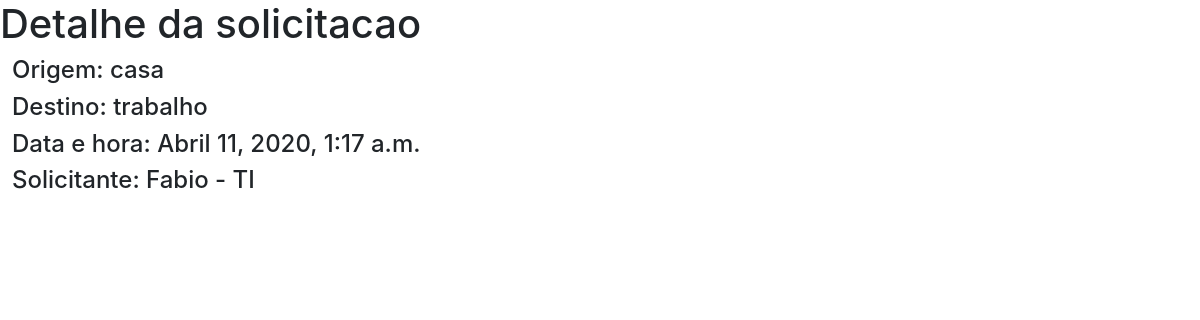
/transporte/solicitacoes/1/, run on the app's committed database.
### app_transporte/models.py (models this page shows, shortened)
class Solicitacao(models.Model):
    origem= models.CharField(max_length= 150, blank= True, null= True)
    destino= models.CharField(max_length= 150, blank= True, null= True)
    data_hora= models.DateTimeField()
    solicitacao= models.ForeignKey(Funcionario, on_delete = models.CASCADE, blank = True, null = True)

class Funcionario(models.Model):
    nome= models.CharField(max_length= 150, blank= True, null= True)
    matricula= models.CharField(max_length= 150, blank= True, null= True)
    departamento= models.ForeignKey(Departamento, on_delete = models.CASCADE, blank = True, null = True)
    def __str__(self):
        return '{} - {}'.format(self.nome, self.departamento)

class Departamento(models.Model):
    nome= models.CharField(max_length= 150, blank= True, null= True)
    def __str__(self):
        return self.nome

### app_transporte/views.py (the view)
# urls.py: path('solicitacoes/<int:id_solicitacao>/', dtl_solicitacao, name= 'solicitações'),
def dtl_solicitacao(request, id_solicitacao):
    try:
        dtlsolicitacao= Solicitacao.objects.get(pk= id_solicitacao)
    except Exception:
        raise Http404('Solicitação não encontrada')
    return render(request, 'app/detalheSolicitacao.html', {'dtlsolicitacao': dtlsolicitacao})

### app_transporte/templates/app/detalheSolicitacao.html (shortened to what this page needs)
<!doctype html>
<html lang="en">
  <head>
    <link rel="stylesheet" href="https://stackpath.bootstrapcdn.com/bootstrap/4.4.1/css/bootstrap.min.css">
  </head>
  <body>
    <h1>Detalhe da solicitacao</h1>
    <h4 style= "float:right; width: 99% ">Origem: {{dtlsolicitacao.origem }}</h4>
    <h4 style= "float:right; width: 99% ">Destino: {{dtlsolicitacao.destino}}</h4>
    <h4 style= "float:right; width: 99% ">Data e hora: {{dtlsolicitacao.data_hora}}</h4>
    <h4 style= "float:right; width: 99% ">Solicitante: {{dtlsolicitacao.solicitacao}}</h4>
  </body>
</html>

### data on the page
Solicitacao: origem "casa", destino "trabalho", data_hora "Abril 11, 2020, 1:17 a.m.", solicitacao "Fabio - TI"
